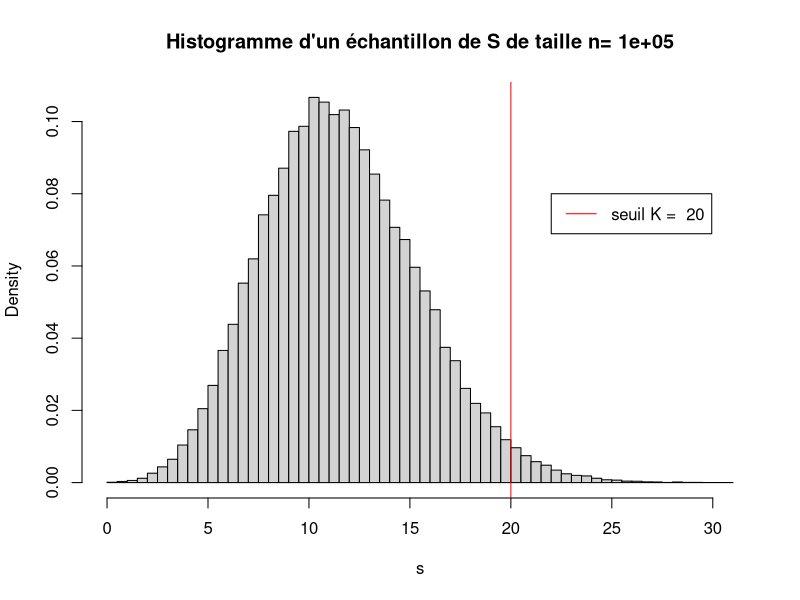
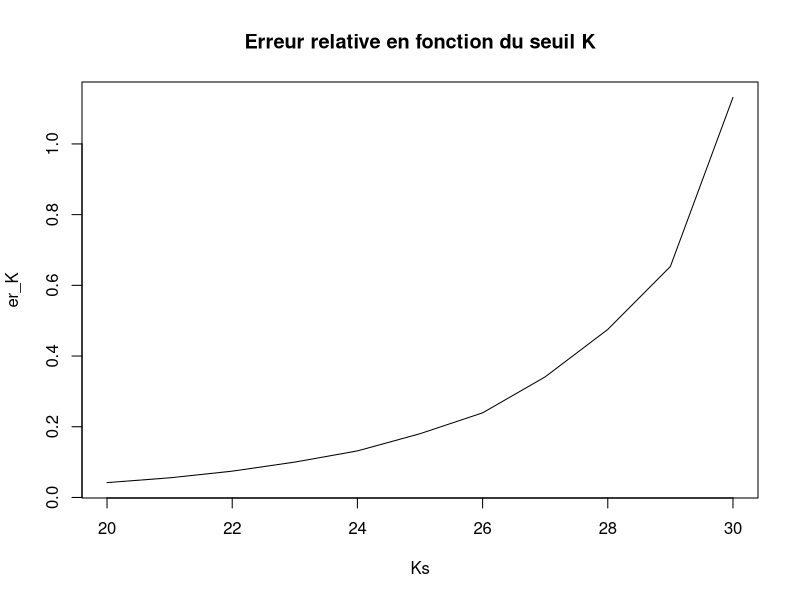
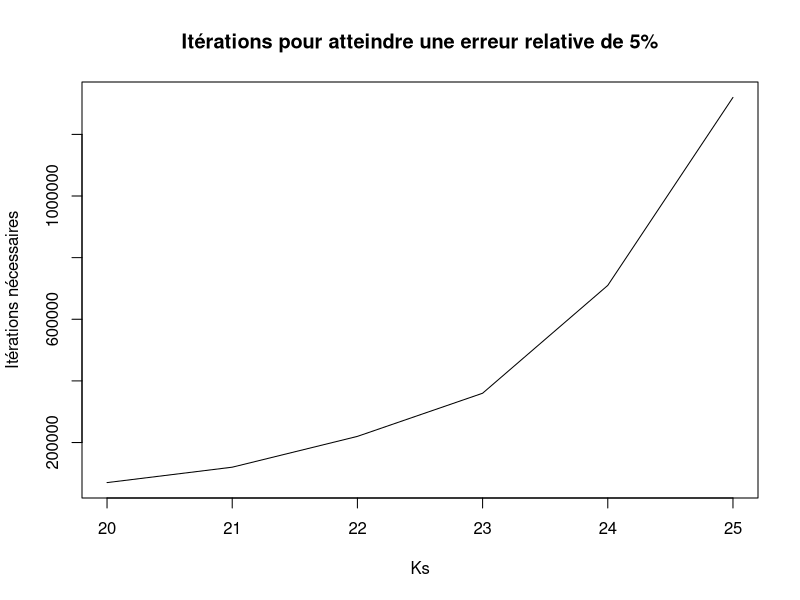

R code for these plots, in order:
lambda <- 10
mu <- 0.1
sigma <- 0.3
S <- function() {
  N <- rpois(1, lambda)
  X <- rlnorm(N, mu, sigma)
  return(sum(X))
}
n <- 1e5
s <- replicate(n, S())
hist(s, breaks = 50, prob = T, main = paste("Histogramme d'un échantillon de S de taille n=", n))
K <- 20
abline(v = K, col = "red", lty = 1)
legend(22, 0.08, paste("seuil K = ", K), col = "red", lty = 1)

erreur_relative <- function(x, K) {
    p_n <- mean(x > K)
    v_n <- p_n - p_n^2
    e_n <- 1.96 * sqrt(v_n) / sqrt(length(x))
    return(e_n / p_n)
}
s <- replicate(1e5, S())
Ks <- seq(20,30,1)
er_K <- sapply(Ks, function(K) erreur_relative(s, K))
plot(Ks, er_K, t = "l", main="Erreur relative en fonction du seuil K")

m <- 1e4
monte_carlo <- function(K) {
    s <- replicate(m, S())
    e_n <- erreur_relative(s, K)
    print(e_n)
    while (e_n > 0.05) {
        new_sample <- replicate(m, S())
        s <- c(s, new_sample)
        e_n <- erreur_relative(s, K)
    }
    return(c(mean(s > K), e_n, length(s)))
}

Ks <- seq(20, 25, by = 1)
MC_K <- sapply(Ks, monte_carlo)
colnames(MC_K) <- Ks
rownames(MC_K) <- c("Probabilité p_n", "Erreur relative", "Itération tau")
MC_K
plot(Ks, MC_K[3,], type = "l", ylab = "Itérations nécessaires", main = "Itérations pour atteindre une erreur relative de 5%")

mc_summary <- function(x) {
    m <- mean(x)
    v <- var(x)
    e <- 1.96*sqrt(v / length(x))
    return(c("Mean" = m, "Var" = v, "Erreur abs" = e, "Erreur rel" = e / m))
}

# estimateur Monte Carlo 
K <- 22
s <- replicate(n, S())
x <- (s > K)
(r_MC <- mc_summary(x))

K <- 22
M <- function() {
    S <- 0
    M <- 0
    repeat {  #boucle infinie
        M <- M + 1
        X <- rlnorm(1, mu, sigma)
        S <- S + X
        if (S > K) return(M)  
    }
}

n <- 1e5
# estimateur avec préconditionnement 
phi <- function(m) {
    return(dpois(m, lambda) + ppois(m, lambda, lower.tail = FALSE))

}
m <- replicate(n, M())
x <- phi(m)
(r_cond <- mc_summary(x))

# estimateur Monte Carlo 
s <- replicate(n, S())
x <- (s > K)
(r_MC <- mc_summary(x))

# ratio de variance 
r_MC[2] / r_cond[2]

K <- 22
lambda <- 10
theta <- 0.7
lambda_tilde <- lambda * exp(theta)
SL <- function() {
    N <- rpois(1, lambda_tilde)
    X <- rlnorm(N, mu, sigma)
    L <- (lambda / lambda_tilde)^N * exp(lambda_tilde - lambda)
    if (sum(X) > K) return(L) 
    else return(0)
}

sl <- replicate(n, SL())
(r_IS <- mc_summary(sl))

r_MC["Var"] / r_IS["Var"] 

K <- 20
lambda0 <- 10
mu <- 0.1
sigma <- 0.3
n <- 1e5

# premier estimateur
J1 <- function(h) {
    lambda <- lambda0 + h
    s1 <- replicate(n, S())
    xph <- (s1 > K)
 
    lambda <- lambda0 - h
    s2 <- replicate(n, S())
    xmh <- (s2 > K)

    x <- (xph - xmh) / (2*h)
    return(mc_summary(x))
}
h <- c(1, 0.5, 0.1, 0.01)
res <- sapply(h, J1)
colnames(res) <- paste("h = ", h)
res

lambda <- 10
# deuxième estimateur
J2 <- function(h) {
    var_alea <- function() {
        U <- runif(1, 0, 1)
        Nmh <- qpois(U, lambda - h)
        Nph <- qpois(U, lambda + h)
        Xmh <- rlnorm(Nmh, mu, sigma)
        Xph <- rlnorm(Nph, mu, sigma)
        return(((sum(Xph) > K) - (sum(Xmh) > K)) / (2*h))
    }
    x <- replicate(n, var_alea())
    mc_summary(x)
}

h <- c(1, 0.5, 0.1, 0.01)
res <- sapply(h, J2)
colnames(res) <- paste("h = ", h)
res

lambda <- 10
# troisième estimateur
J3 <- function(h) {
    var_alea <- function() {
        U <- runif(1, 0, 1)
        Nmh <- qpois(U, lambda - h)
        Nph <- qpois(U, lambda + h)
        Nmin = min(Nmh, Nph)
        Xmin <- rlnorm(Nmin, mu, sigma)
        Xmh <- c(Xmin, rlnorm(max(Nmh-Nmin,0), mu, sigma))
        Xph <- c(Xmin, rlnorm(max(Nph-Nmin,0), mu, sigma))        
        return(((sum(Xph) > K) - (sum(Xmh) > K)) / (2*h))
    }
    x <- replicate(n, var_alea())
    mc_summary(x)
}

h <- c(1, 0.5, 0.1, 0.01, 0.001)
res <- sapply(h, J3)
colnames(res) <- paste("h = ", h)
res
